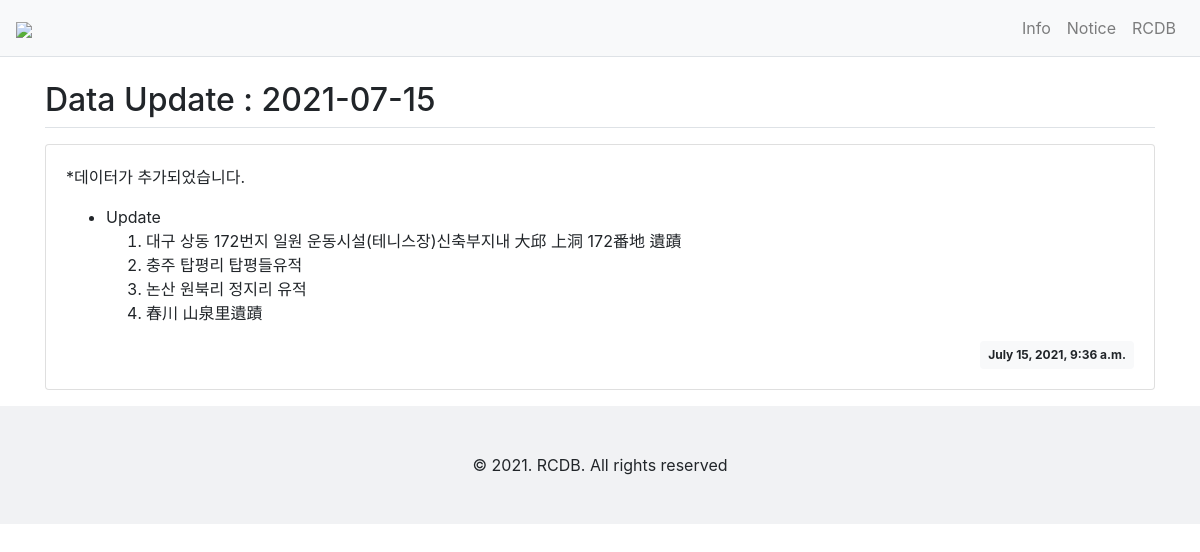
Page /notice/15/ on the committed database.
### notice/models.py (models this page shows, shortened)
class Notice(models.Model):
    subject = models.CharField(max_length=100)
    content = models.TextField()
    create_date = models.DateTimeField()

### notice/views.py (the view)
# urls.py: path('<int:notice_id>/', views.detail, name='detail'),
def detail(request, notice_id):
    notice = get_object_or_404(Notice, pk=notice_id)
    context = {'notice' : notice}
    return render(request, 'notice/notice_detail.html', context)

### notice/templatetags/md_filter.py (called while the page is built)
@register.filter()
def mark(value):
    extensions = ["nl2br", "fenced_code"]
    return mark_safe(markdown.markdown(value, extensions=extensions))

### templates/notice/notice_detail.html
{% extends 'base.html' %}
{% load md_filter %}
{% block content %}
<div class="container my-3">
    <h2 class="border-bottom py-2">{{ notice.subject }}</h2>
    <div class="card my-3">
        <div class="card-body">
            <div class="card-text">{{ notice.content|mark }}</div>
            <div class="d-flex justify-content-end">
                <div class="badge badge-light p-2">
                    {{ notice.create_date }}
                </div>
            </div>
        </div>
    </div>
</div>
{% endblock %}

### rows in the picture
Notice: subject "Data Update : 2021-07-15", content|mark "*데이터가 추가되었습니다. Update 대구 상동 172번지 일원 운동시설(테니스장)신축부지내 大邱 上洞 172番地 遺蹟 충주 탑평리 탑평들유적 논산 원북리 정지리 유적 春川 山泉里遺蹟", create_date "July 15, 2021, 9:36 a.m."
